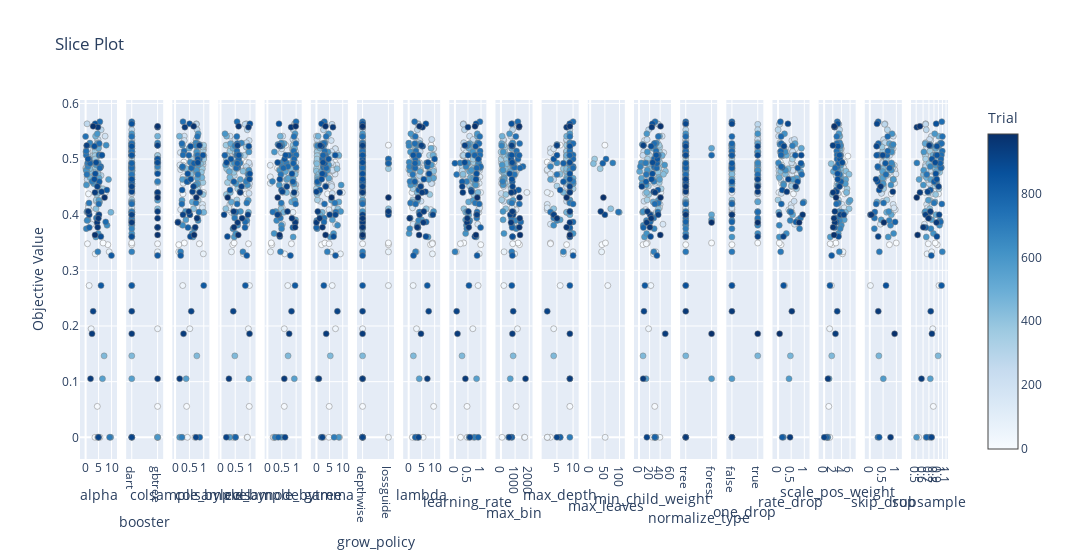

Notebook code for this chart:
### Code cell
optuna.visualization.plot_slice(study)

### Figure 1 — Plotly figure (JSON) as saved in the notebook; plotly's stock layout.template omitted (floating-point values rounded to 4 significant figures; data arrays with more than 128 entries replaced by an {"elided": "..."} marker saying what was removed)
{"data": [{"marker": {"color": {"elided": "171 int values"}, "colorbar": {"title": {"text": "Trial"}, "x": 1, "xpad": 40}, "colorscale": [[0, "rgb(247,251,255)"], [0.125, "rgb(222,235,247)"], [0.25, "rgb(198,219,239)"], [0.375, "rgb(158,202,225)"], [0.5, "rgb(107,174,214)"], [0.625, "rgb(66,146,198)"], [0.75, "rgb(33,113,181)"], [0.875, "rgb(8,81,156)"], [1, "rgb(8,48,107)"]], "line": {"color": "Grey", "width": 0.5}, "showscale": true}, "mode": "markers", "showlegend": false, "type": "scatter", "x": {"elided": "171 float values"}, "xaxis": "x", "y": {"elided": "171 float values"}, "yaxis": "y"}, {"marker": {"color": {"elided": "171 int values"}, "colorbar": {"title": {"text": "Trial"}, "x": 1, "xpad": 40}, "colorscale": [[0, "rgb(247,251,255)"], [0.125, "rgb(222,235,247)"], [0.25, "rgb(198,219,239)"], [0.375, "rgb(158,202,225)"], [0.5, "rgb(107,174,214)"], [0.625, "rgb(66,146,198)"], [0.75, "rgb(33,113,181)"], [0.875, "rgb(8,81,156)"], [1, "rgb(8,48,107)"]], "line": {"color": "Grey", "width": 0.5}, "showscale": false}, "mode": "markers", "showlegend": false, "type": "scatter", "x": {"elided": "171 str values"}, "xaxis": "x2", "y": {"elided": "171 float values"}, "yaxis": "y2"}, {"marker": {"color": {"elided": "171 int values"}, "colorbar": {"title": {"text": "Trial"}, "x": 1, "xpad": 40}, "colorscale": [[0, "rgb(247,251,255)"], [0.125, "rgb(222,235,247)"], [0.25, "rgb(198,219,239)"], [0.375, "rgb(158,202,225)"], [0.5, "rgb(107,174,214)"], [0.625, "rgb(66,146,198)"], [0.75, "rgb(33,113,181)"], [0.875, "rgb(8,81,156)"], [1, "rgb(8,48,107)"]], "line": {"color": "Grey", "width": 0.5}, "showscale": false}, "mode": "markers", "showlegend": false, "type": "scatter", "x": {"elided": "171 float values"}, "xaxis": "x3", "y": {"elided": "171 float values"}, "yaxis": "y3"}, {"marker": {"color": {"elided": "171 int values"}, "colorbar": {"title": {"text": "Trial"}, "x": 1, "xpad": 40}, "colorscale": [[0, "rgb(247,251,255)"], [0.125, "rgb(222,235,247)"], [0.25, "rgb(198,219,239)"], [0.375, "rgb(158,202,225)"], [0.5, "rgb(107,174,214)"], [0.625, "rgb(66,146,198)"], [0.75, "rgb(33,113,181)"], [0.875, "rgb(8,81,156)"], [1, "rgb(8,48,107)"]], "line": {"color": "Grey", "width": 0.5}, "showscale": false}, "mode": "markers", "showlegend": false, "type": "scatter", "x": {"elided": "171 float values"}, "xaxis": "x4", "y": {"elided": "171 float values"}, "yaxis": "y4"}, {"marker": {"color": {"elided": "171 int values"}, "colorbar": {"title": {"text": "Trial"}, "x": 1, "xpad": 40}, "colorscale": [[0, "rgb(247,251,255)"], [0.125, "rgb(222,235,247)"], [0.25, "rgb(198,219,239)"], [0.375, "rgb(158,202,225)"], [0.5, "rgb(107,174,214)"], [0.625, "rgb(66,146,198)"], [0.75, "rgb(33,113,181)"], [0.875, "rgb(8,81,156)"], [1, "rgb(8,48,107)"]], "line": {"color": "Grey", "width": 0.5}, "showscale": false}, "mode": "markers", "showlegend": false, "type": "scatter", "x": {"elided": "171 float values"}, "xaxis": "x5", "y": {"elided": "171 float values"}, "yaxis": "y5"}, {"marker": {"color": {"elided": "171 int values"}, "colorbar": {"title": {"text": "Trial"}, "x": 1, "xpad": 40}, "colorscale": [[0, "rgb(247,251,255)"], [0.125, "rgb(222,235,247)"], [0.25, "rgb(198,219,239)"], [0.375, "rgb(158,202,225)"], [0.5, "rgb(107,174,214)"], [0.625, "rgb(66,146,198)"], [0.75, "rgb(33,113,181)"], [0.875, "rgb(8,81,156)"], [1, "rgb(8,48,107)"]], "line": {"color": "Grey", "width": 0.5}, "showscale": false}, "mode": "markers", "showlegend": false, "type": "scatter", "x": {"elided": "171 float values"}, "xaxis": "x6", "y": {"elided": "171 float values"}, "yaxis": "y6"}, {"marker": {"color": {"elided": "171 int values"}, "colorbar": {"title": {"text": "Trial"}, "x": 1, "xpad": 40}, "colorscale": [[0, "rgb(247,251,255)"], [0.125, "rgb(222,235,247)"], [0.25, "rgb(198,219,239)"], [0.375, "rgb(158,202,225)"], [0.5, "rgb(107,174,214)"], [0.625, "rgb(66,146,198)"], [0.75, "rgb(33,113,181)"], [0.875, "rgb(8,81,156)"], [1, "rgb(8,48,107)"]], "line": {"color": "Grey", "width": 0.5}, "showscale": false}, "mode": "markers", "showlegend": false, "type": "scatter", "x": {"elided": "171 str values"}, "xaxis": "x7", "y": {"elided": "171 float values"}, "yaxis": "y7"}, {"marker": {"color": {"elided": "171 int values"}, "colorbar": {"title": {"text": "Trial"}, "x": 1, "xpad": 40}, "colorscale": [[0, "rgb(247,251,255)"], [0.125, "rgb(222,235,247)"], [0.25, "rgb(198,219,239)"], [0.375, "rgb(158,202,225)"], [0.5, "rgb(107,174,214)"], [0.625, "rgb(66,146,198)"], [0.75, "rgb(33,113,181)"], [0.875, "rgb(8,81,156)"], [1, "rgb(8,48,107)"]], "line": {"color": "Grey", "width": 0.5}, "showscale": false}, "mode": "markers", "showlegend": false, "type": "scatter", "x": {"elided": "171 float values"}, "xaxis": "x8", "y": {"elided": "171 float values"}, "yaxis": "y8"}, {"marker": {"color": {"elided": "171 int values"}, "colorbar": {"title": {"text": "Trial"}, "x": 1, "xpad": 40}, "colorscale": [[0, "rgb(247,251,255)"], [0.125, "rgb(222,235,247)"], [0.25, "rgb(198,219,239)"], [0.375, "rgb(158,202,225)"], [0.5, "rgb(107,174,214)"], [0.625, "rgb(66,146,198)"], [0.75, "rgb(33,113,181)"], [0.875, "rgb(8,81,156)"], [1, "rgb(8,48,107)"]], "line": {"color": "Grey", "width": 0.5}, "showscale": false}, "mode": "markers", "showlegend": false, "type": "scatter", "x": {"elided": "171 float values"}, "xaxis": "x9", "y": {"elided": "171 float values"}, "yaxis": "y9"}, {"marker": {"color": {"elided": "171 int values"}, "colorbar": {"title": {"text": "Trial"}, "x": 1, "xpad": 40}, "colorscale": [[0, "rgb(247,251,255)"], [0.125, "rgb(222,235,247)"], [0.25, "rgb(198,219,239)"], [0.375, "rgb(158,202,225)"], [0.5, "rgb(107,174,214)"], [0.625, "rgb(66,146,198)"], [0.75, "rgb(33,113,181)"], [0.875, "rgb(8,81,156)"], [1, "rgb(8,48,107)"]], "line": {"color": "Grey", "width": 0.5}, "showscale": false}, "mode": "markers", "showlegend": false, "type": "scatter", "x": {"elided": "171 int values"}, "xaxis": "x10", "y": {"elided": "171 float values"}, "yaxis": "y10"}, {"marker": {"color": {"elided": "171 int values"}, "colorbar": {"title": {"text": "Trial"}, "x": 1, "xpad": 40}, "colorscale": [[0, "rgb(247,251,255)"], [0.125, "rgb(222,235,247)"], [0.25, "rgb(198,219,239)"], [0.375, "rgb(158,202,225)"], [0.5, "rgb(107,174,214)"], [0.625, "rgb(66,146,198)"], [0.75, "rgb(33,113,181)"], [0.875, "rgb(8,81,156)"], [1, "rgb(8,48,107)"]], "line": {"color": "Grey", "width": 0.5}, "showscale": false}, "mode": "markers", "showlegend": false, "type": "scatter", "x": {"elided": "171 int values"}, "xaxis": "x11", "y": {"elided": "171 float values"}, "yaxis": "y11"}, {"marker": {"color": [1, 2, 7, 37, 38, 73, 370, 376, 409, 433, 473, 700, 733, 769, 803, 905, 940, 986], "colorbar": {"title": {"text": "Trial"}, "x": 1, "xpad": 40}, "colorscale": [[0, "rgb(247,251,255)"], [0.125, "rgb(222,235,247)"], [0.25, "rgb(198,219,239)"], [0.375, "rgb(158,202,225)"], [0.5, "rgb(107,174,214)"], [0.625, "rgb(66,146,198)"], [0.75, "rgb(33,113,181)"], [0.875, "rgb(8,81,156)"], [1, "rgb(8,48,107)"]], "line": {"color": "Grey", "width": 0.5}, "showscale": false}, "mode": "markers", "showlegend": false, "type": "scatter", "x": [40, 52, 50, 60, 51, 39, 15, 34, 70, 11, 99, 77, 96, 54, 43, 50, 36, 45], "xaxis": "x12", "y": [0.3462, 0.3492, 0.525, 0.2727, 0, 0.3333, 0.5, 0.4828, 0.4107, 0.4918, 0.4043, 0.4932, 0.4048, 0.5, 0.4923, 0.4, 0.4058, 0.4308], "yaxis": "y12"}, {"marker": {"color": {"elided": "171 int values"}, "colorbar": {"title": {"text": "Trial"}, "x": 1, "xpad": 40}, "colorscale": [[0, "rgb(247,251,255)"], [0.125, "rgb(222,235,247)"], [0.25, "rgb(198,219,239)"], [0.375, "rgb(158,202,225)"], [0.5, "rgb(107,174,214)"], [0.625, "rgb(66,146,198)"], [0.75, "rgb(33,113,181)"], [0.875, "rgb(8,81,156)"], [1, "rgb(8,48,107)"]], "line": {"color": "Grey", "width": 0.5}, "showscale": false}, "mode": "markers", "showlegend": false, "type": "scatter", "x": {"elided": "171 float values"}, "xaxis": "x13", "y": {"elided": "171 float values"}, "yaxis": "y13"}, {"marker": {"color": [0, 1, 2, 10, 26, 33, 37, 80, 102, 105, 111, 112, 130, 131, 138, 145, 151, 154, 156, 159, 163, 164, 181, 183, 190, 198, 203, 205, 206, 207, 208, 211, 213, 214, 218, 221, 223, 229, 232, 238, 258, 264, 265, 266, 267, 273, 279, 281, 301, 333, 337, 340, 343, 349, 358, 359, 362, 424, 427, 432, 445, 473, 477, 491, 506, 507, 523, 527, 533, 545, 547, 555, 563, 567, 582, 585, 595, 600, 603, 604, 607, 613, 614, 633, 636, 638, 640, 652, 670, 672, 684, 693, 708, 718, 728, 733, 738, 739, 743, 750, 751, 752, 756, 757, 763, 767, 776, 793, 795, 803, 818, 829, 831, 853, 863, 867, 868, 878, 905, 906, 911, 915, 916, 919, 946, 947], "colorbar": {"title": {"text": "Trial"}, "x": 1, "xpad": 40}, "colorscale": [[0, "rgb(247,251,255)"], [0.125, "rgb(222,235,247)"], [0.25, "rgb(198,219,239)"], [0.375, "rgb(158,202,225)"], [0.5, "rgb(107,174,214)"], [0.625, "rgb(66,146,198)"], [0.75, "rgb(33,113,181)"], [0.875, "rgb(8,81,156)"], [1, "rgb(8,48,107)"]], "line": {"color": "Grey", "width": 0.5}, "showscale": false}, "mode": "markers", "showlegend": false, "type": "scatter", "x": ["tree", "tree", "forest", "tree", "tree", "tree", "tree", "tree", "tree", "tree", "tree", "tree", "tree", "tree", "tree", "tree", "tree", "tree", "tree", "tree", "tree", "tree", "tree", "tree", "tree", "tree", "tree", "tree", "tree", "tree", "tree", "tree", "tree", "tree", "tree", "tree", "tree", "tree", "tree", "tree", "tree", "tree", "tree", "tree", "tree", "tree", "tree", "tree", "tree", "tree", "tree", "tree", "tree", "tree", "tree", "tree", "tree", "tree", "tree", "tree", "tree", "tree", "tree", "tree", "forest", "forest", "tree", "tree", "tree", "tree", "tree", "forest", "tree", "forest", "tree", "tree", "tree", "tree", "tree", "tree", "tree", "tree", "tree", "tree", "tree", "tree", "tree", "tree", "tree", "tree", "tree", "tree", "tree", "tree", "tree", "tree", "tree", "forest", "tree", "tree", "tree", "tree", "tree", "tree", "tree", "tree", "tree", "tree", "tree", "tree", "tree", "tree", "tree", "tree", "tree", "tree", "tree", "tree", "tree", "tree", "tree", "tree", "tree", "tree", "forest", "forest"], "xaxis": "x14", "y": [0.5053, 0.3462, 0.3492, 0.4946, 0.4835, 0.4375, 0.2727, 0.44, 0.4043, 0.4681, 0.4565, 0.4889, 0.4091, 0.4792, 0.481, 0.4731, 0.5185, 0.5116, 0.4894, 0.383, 0.4186, 0.4124, 0.4819, 0.5185, 0.4898, 0.5412, 0.4842, 0.4935, 0.4533, 0.4545, 0.5333, 0.4789, 0.4507, 0.48, 0.4384, 0.5135, 0.4242, 0.4561, 0.5352, 0.5067, 0.4634, 0.5634, 0.5625, 0.4848, 0.5294, 0.4865, 0.4789, 0.5526, 0.4706, 0.4516, 0.5, 0.5128, 0.4267, 0.4466, 0.5143, 0.5217, 0.506, 0.4783, 0.4727, 0.4828, 0.1463, 0.4043, 0.4667, 0.5067, 0.5195, 0.4, 0.4231, 0.5278, 0.4776, 0.4632, 0.4658, 0.1053, 0.4634, 0.3908, 0.4557, 0.36, 0.5455, 0.4894, 0.5128, 0.48, 0.4533, 0.3662, 0.4058, 0.525, 0.4932, 0.381, 0.5263, 0.3896, 0.5238, 0.375, 0.3333, 0, 0.3939, 0.4211, 0.4722, 0.4048, 0.5405, 0.507, 0.5143, 0.5672, 0.5278, 0.5075, 0.4194, 0.4848, 0.4865, 0.3871, 0.4839, 0, 0.5067, 0.4923, 0.4595, 0.4444, 0.2727, 0.507, 0.5634, 0.5231, 0.4638, 0.3607, 0.4, 0.4412, 0, 0.4507, 0.2264, 0.4, 0.186, 0.386], "yaxis": "y14"}, {"marker": {"color": [0, 1, 2, 10, 26, 33, 37, 80, 102, 105, 111, 112, 130, 131, 138, 145, 151, 154, 156, 159, 163, 164, 181, 183, 190, 198, 203, 205, 206, 207, 208, 211, 213, 214, 218, 221, 223, 229, 232, 238, 258, 264, 265, 266, 267, 273, 279, 281, 301, 333, 337, 340, 343, 349, 358, 359, 362, 424, 427, 432, 445, 473, 477, 491, 506, 507, 523, 527, 533, 545, 547, 555, 563, 567, 582, 585, 595, 600, 603, 604, 607, 613, 614, 633, 636, 638, 640, 652, 670, 672, 684, 693, 708, 718, 728, 733, 738, 739, 743, 750, 751, 752, 756, 757, 763, 767, 776, 793, 795, 803, 818, 829, 831, 853, 863, 867, 868, 878, 905, 906, 911, 915, 916, 919, 946, 947], "colorbar": {"title": {"text": "Trial"}, "x": 1, "xpad": 40}, "colorscale": [[0, "rgb(247,251,255)"], [0.125, "rgb(222,235,247)"], [0.25, "rgb(198,219,239)"], [0.375, "rgb(158,202,225)"], [0.5, "rgb(107,174,214)"], [0.625, "rgb(66,146,198)"], [0.75, "rgb(33,113,181)"], [0.875, "rgb(8,81,156)"], [1, "rgb(8,48,107)"]], "line": {"color": "Grey", "width": 0.5}, "showscale": false}, "mode": "markers", "showlegend": false, "type": "scatter", "x": [false, false, true, true, true, true, false, false, false, false, false, false, false, false, true, false, true, true, true, true, false, false, false, false, false, true, true, true, true, true, true, true, true, true, true, true, true, true, true, true, false, false, true, true, true, true, true, true, true, false, false, false, false, false, false, false, false, false, false, false, true, true, true, false, false, false, true, true, true, true, true, false, false, true, false, false, true, true, true, true, true, true, true, false, true, true, false, false, false, false, false, false, true, false, true, true, false, false, false, false, false, false, false, false, false, false, false, false, false, false, false, false, false, true, false, true, true, true, false, true, false, true, false, false, true, true], "xaxis": "x15", "y": [0.5053, 0.3462, 0.3492, 0.4946, 0.4835, 0.4375, 0.2727, 0.44, 0.4043, 0.4681, 0.4565, 0.4889, 0.4091, 0.4792, 0.481, 0.4731, 0.5185, 0.5116, 0.4894, 0.383, 0.4186, 0.4124, 0.4819, 0.5185, 0.4898, 0.5412, 0.4842, 0.4935, 0.4533, 0.4545, 0.5333, 0.4789, 0.4507, 0.48, 0.4384, 0.5135, 0.4242, 0.4561, 0.5352, 0.5067, 0.4634, 0.5634, 0.5625, 0.4848, 0.5294, 0.4865, 0.4789, 0.5526, 0.4706, 0.4516, 0.5, 0.5128, 0.4267, 0.4466, 0.5143, 0.5217, 0.506, 0.4783, 0.4727, 0.4828, 0.1463, 0.4043, 0.4667, 0.5067, 0.5195, 0.4, 0.4231, 0.5278, 0.4776, 0.4632, 0.4658, 0.1053, 0.4634, 0.3908, 0.4557, 0.36, 0.5455, 0.4894, 0.5128, 0.48, 0.4533, 0.3662, 0.4058, 0.525, 0.4932, 0.381, 0.5263, 0.3896, 0.5238, 0.375, 0.3333, 0, 0.3939, 0.4211, 0.4722, 0.4048, 0.5405, 0.507, 0.5143, 0.5672, 0.5278, 0.5075, 0.4194, 0.4848, 0.4865, 0.3871, 0.4839, 0, 0.5067, 0.4923, 0.4595, 0.4444, 0.2727, 0.507, 0.5634, 0.5231, 0.4638, 0.3607, 0.4, 0.4412, 0, 0.4507, 0.2264, 0.4, 0.186, 0.386], "yaxis": "y15"}, {"marker": {"color": [0, 1, 2, 10, 26, 33, 37, 80, 102, 105, 111, 112, 130, 131, 138, 145, 151, 154, 156, 159, 163, 164, 181, 183, 190, 198, 203, 205, 206, 207, 208, 211, 213, 214, 218, 221, 223, 229, 232, 238, 258, 264, 265, 266, 267, 273, 279, 281, 301, 333, 337, 340, 343, 349, 358, 359, 362, 424, 427, 432, 445, 473, 477, 491, 506, 507, 523, 527, 533, 545, 547, 555, 563, 567, 582, 585, 595, 600, 603, 604, 607, 613, 614, 633, 636, 638, 640, 652, 670, 672, 684, 693, 708, 718, 728, 733, 738, 739, 743, 750, 751, 752, 756, 757, 763, 767, 776, 793, 795, 803, 818, 829, 831, 853, 863, 867, 868, 878, 905, 906, 911, 915, 916, 919, 946, 947], "colorbar": {"title": {"text": "Trial"}, "x": 1, "xpad": 40}, "colorscale": [[0, "rgb(247,251,255)"], [0.125, "rgb(222,235,247)"], [0.25, "rgb(198,219,239)"], [0.375, "rgb(158,202,225)"], [0.5, "rgb(107,174,214)"], [0.625, "rgb(66,146,198)"], [0.75, "rgb(33,113,181)"], [0.875, "rgb(8,81,156)"], [1, "rgb(8,48,107)"]], "line": {"color": "Grey", "width": 0.5}, "showscale": false}, "mode": "markers", "showlegend": false, "type": "scatter", "x": [0.1305, 0.1126, 0.0456, 0.08649, 0.513, 0.5855, 0.2465, 0.03199, 0.5305, 0.5369, 0.1361, 0.1495, 0.4104, 0.4948, 0.6343, 0.5267, 0.6659, 0.5504, 0.5843, 0.6283, 0.5027, 0.5002, 0.5324, 0.5037, 0.5744, 0.02222, 0.5238, 0.519, 0.5555, 0.5266, 0.5247, 0.5512, 0.5177, 0.5629, 0.1245, 0.5557, 0.6108, 0.5877, 0.6261, 0.5748, 0.09621, 0.06719, 0.05416, 0.03853, 0.06677, 0.02895, 0.03356, 0.001456, 0.03113, 0.5167, 0.5465, 0.07867, 0.0005065, 0.702, 0.2578, 0.2326, 0.1838, 0.1019, 0.2798, 0.3813, 0.4698, 0.02584, 0.04752, 0.323, 0.8881, 0.5541, 0.9842, 0.6476, 0.8575, 0.7466, 0.7083, 0.4177, 0.5668, 0.7617, 0.2094, 0.046, 0.2451, 0.896, 0.2726, 0.2806, 0.2121, 0.3144, 0.4473, 0.1966, 0.0155, 0.04541, 0.07386, 0.4627, 0.5469, 0.8182, 0.09893, 0.2019, 0.8544, 0.9482, 0.8987, 0.492, 0.1172, 0.1227, 0.1078, 0.09059, 0.1242, 0.1137, 0.1255, 0.161, 0.1176, 0.6809, 0.7547, 0.1586, 0.6569, 0.8742, 0.7454, 0.1606, 0.2102, 0.8829, 0.3761, 0.2233, 0.3901, 0.2047, 0.04692, 0.3332, 0.4558, 0.6715, 0.524, 0.9353, 0.05942, 0.8038], "xaxis": "x16", "y": [0.5053, 0.3462, 0.3492, 0.4946, 0.4835, 0.4375, 0.2727, 0.44, 0.4043, 0.4681, 0.4565, 0.4889, 0.4091, 0.4792, 0.481, 0.4731, 0.5185, 0.5116, 0.4894, 0.383, 0.4186, 0.4124, 0.4819, 0.5185, 0.4898, 0.5412, 0.4842, 0.4935, 0.4533, 0.4545, 0.5333, 0.4789, 0.4507, 0.48, 0.4384, 0.5135, 0.4242, 0.4561, 0.5352, 0.5067, 0.4634, 0.5634, 0.5625, 0.4848, 0.5294, 0.4865, 0.4789, 0.5526, 0.4706, 0.4516, 0.5, 0.5128, 0.4267, 0.4466, 0.5143, 0.5217, 0.506, 0.4783, 0.4727, 0.4828, 0.1463, 0.4043, 0.4667, 0.5067, 0.5195, 0.4, 0.4231, 0.5278, 0.4776, 0.4632, 0.4658, 0.1053, 0.4634, 0.3908, 0.4557, 0.36, 0.5455, 0.4894, 0.5128, 0.48, 0.4533, 0.3662, 0.4058, 0.525, 0.4932, 0.381, 0.5263, 0.3896, 0.5238, 0.375, 0.3333, 0, 0.3939, 0.4211, 0.4722, 0.4048, 0.5405, 0.507, 0.5143, 0.5672, 0.5278, 0.5075, 0.4194, 0.4848, 0.4865, 0.3871, 0.4839, 0, 0.5067, 0.4923, 0.4595, 0.4444, 0.2727, 0.507, 0.5634, 0.5231, 0.4638, 0.3607, 0.4, 0.4412, 0, 0.4507, 0.2264, 0.4, 0.186, 0.386], "yaxis": "y16"}, {"marker": {"color": {"elided": "171 int values"}, "colorbar": {"title": {"text": "Trial"}, "x": 1, "xpad": 40}, "colorscale": [[0, "rgb(247,251,255)"], [0.125, "rgb(222,235,247)"], [0.25, "rgb(198,219,239)"], [0.375, "rgb(158,202,225)"], [0.5, "rgb(107,174,214)"], [0.625, "rgb(66,146,198)"], [0.75, "rgb(33,113,181)"], [0.875, "rgb(8,81,156)"], [1, "rgb(8,48,107)"]], "line": {"color": "Grey", "width": 0.5}, "showscale": false}, "mode": "markers", "showlegend": false, "type": "scatter", "x": {"elided": "171 float values"}, "xaxis": "x17", "y": {"elided": "171 float values"}, "yaxis": "y17"}, {"marker": {"color": [0, 1, 2, 10, 26, 33, 37, 80, 102, 105, 111, 112, 130, 131, 138, 145, 151, 154, 156, 159, 163, 164, 181, 183, 190, 198, 203, 205, 206, 207, 208, 211, 213, 214, 218, 221, 223, 229, 232, 238, 258, 264, 265, 266, 267, 273, 279, 281, 301, 333, 337, 340, 343, 349, 358, 359, 362, 424, 427, 432, 445, 473, 477, 491, 506, 507, 523, 527, 533, 545, 547, 555, 563, 567, 582, 585, 595, 600, 603, 604, 607, 613, 614, 633, 636, 638, 640, 652, 670, 672, 684, 693, 708, 718, 728, 733, 738, 739, 743, 750, 751, 752, 756, 757, 763, 767, 776, 793, 795, 803, 818, 829, 831, 853, 863, 867, 868, 878, 905, 906, 911, 915, 916, 919, 946, 947], "colorbar": {"title": {"text": "Trial"}, "x": 1, "xpad": 40}, "colorscale": [[0, "rgb(247,251,255)"], [0.125, "rgb(222,235,247)"], [0.25, "rgb(198,219,239)"], [0.375, "rgb(158,202,225)"], [0.5, "rgb(107,174,214)"], [0.625, "rgb(66,146,198)"], [0.75, "rgb(33,113,181)"], [0.875, "rgb(8,81,156)"], [1, "rgb(8,48,107)"]], "line": {"color": "Grey", "width": 0.5}, "showscale": false}, "mode": "markers", "showlegend": false, "type": "scatter", "x": [0.4187, 0.7397, 0.9945, 0.4716, 0.4346, 0.8096, 0.02239, 0.4495, 0.8608, 0.8737, 0.9335, 0.9241, 0.9579, 0.9435, 0.9404, 0.9816, 0.8792, 0.8403, 0.7909, 0.4005, 0.8784, 0.909, 0.823, 0.8018, 0.8038, 0.8836, 0.8601, 0.4928, 0.4928, 0.5002, 0.534, 0.5041, 0.5213, 0.5002, 0.4395, 0.5073, 0.505, 0.3469, 0.5209, 0.7464, 0.5171, 0.5705, 0.5583, 0.5385, 0.5666, 0.5928, 0.53, 0.6615, 0.6349, 0.387, 0.6208, 0.654, 0.6405, 0.5146, 0.4875, 0.4594, 0.4766, 0.6175, 0.5152, 0.4969, 0.3406, 0.6308, 0.4335, 0.5005, 0.8079, 0.8082, 0.27, 0.7385, 0.4785, 0.8733, 0.4939, 0.5085, 0.889, 0.4286, 0.5035, 0.6932, 0.837, 0.8459, 0.8199, 0.8107, 0.7944, 0.8965, 0.7152, 0.8334, 0.8142, 0.78, 0.879, 0.7298, 0.2691, 0.1706, 0.3589, 0.305, 0.1752, 0.5179, 0.6082, 0.1888, 0.6742, 0.6459, 0.6778, 0.3155, 0.3232, 0.3118, 0.2411, 0.3126, 0.2987, 0.953, 0.7433, 0.3527, 0.2582, 0.5875, 0.296, 0.3531, 0.6097, 0.4861, 0.2708, 0.2577, 0.2349, 0.3164, 0.02332, 0.8664, 0.7811, 0.4097, 0.3187, 0.05991, 0.9336, 0.5292], "xaxis": "x18", "y": [0.5053, 0.3462, 0.3492, 0.4946, 0.4835, 0.4375, 0.2727, 0.44, 0.4043, 0.4681, 0.4565, 0.4889, 0.4091, 0.4792, 0.481, 0.4731, 0.5185, 0.5116, 0.4894, 0.383, 0.4186, 0.4124, 0.4819, 0.5185, 0.4898, 0.5412, 0.4842, 0.4935, 0.4533, 0.4545, 0.5333, 0.4789, 0.4507, 0.48, 0.4384, 0.5135, 0.4242, 0.4561, 0.5352, 0.5067, 0.4634, 0.5634, 0.5625, 0.4848, 0.5294, 0.4865, 0.4789, 0.5526, 0.4706, 0.4516, 0.5, 0.5128, 0.4267, 0.4466, 0.5143, 0.5217, 0.506, 0.4783, 0.4727, 0.4828, 0.1463, 0.4043, 0.4667, 0.5067, 0.5195, 0.4, 0.4231, 0.5278, 0.4776, 0.4632, 0.4658, 0.1053, 0.4634, 0.3908, 0.4557, 0.36, 0.5455, 0.4894, 0.5128, 0.48, 0.4533, 0.3662, 0.4058, 0.525, 0.4932, 0.381, 0.5263, 0.3896, 0.5238, 0.375, 0.3333, 0, 0.3939, 0.4211, 0.4722, 0.4048, 0.5405, 0.507, 0.5143, 0.5672, 0.5278, 0.5075, 0.4194, 0.4848, 0.4865, 0.3871, 0.4839, 0, 0.5067, 0.4923, 0.4595, 0.4444, 0.2727, 0.507, 0.5634, 0.5231, 0.4638, 0.3607, 0.4, 0.4412, 0, 0.4507, 0.2264, 0.4, 0.186, 0.386], "yaxis": "y18"}, {"marker": {"color": {"elided": "171 int values"}, "colorbar": {"title": {"text": "Trial"}, "x": 1, "xpad": 40}, "colorscale": [[0, "rgb(247,251,255)"], [0.125, "rgb(222,235,247)"], [0.25, "rgb(198,219,239)"], [0.375, "rgb(158,202,225)"], [0.5, "rgb(107,174,214)"], [0.625, "rgb(66,146,198)"], [0.75, "rgb(33,113,181)"], [0.875, "rgb(8,81,156)"], [1, "rgb(8,48,107)"]], "line": {"color": "Grey", "width": 0.5}, "showscale": false}, "mode": "markers", "showlegend": false, "type": "scatter", "x": {"elided": "171 float values"}, "xaxis": "x19", "y": {"elided": "171 float values"}, "yaxis": "y19"}], "layout": {"title": {"text": "Slice Plot"}, "width": 5700, "xaxis": {"anchor": "y", "domain": [0, 0.04266], "title": {"text": "alpha"}}, "xaxis10": {"anchor": "y10", "domain": [0.4787, 0.5213], "title": {"text": "max_bin"}}, "xaxis11": {"anchor": "y11", "domain": [0.5319, 0.5745], "title": {"text": "max_depth"}}, "xaxis12": {"anchor": "y12", "domain": [0.585, 0.6277], "title": {"text": "max_leaves"}}, "xaxis13": {"anchor": "y13", "domain": [0.6382, 0.6809], "title": {"text": "min_child_weight"}}, "xaxis14": {"anchor": "y14", "domain": [0.6914, 0.7341], "title": {"text": "normalize_type"}}, "xaxis15": {"anchor": "y15", "domain": [0.7446, 0.7873], "title": {"text": "one_drop"}}, "xaxis16": {"anchor": "y16", "domain": [0.7978, 0.8404], "title": {"text": "rate_drop"}}, "xaxis17": {"anchor": "y17", "domain": [0.851, 0.8936], "title": {"text": "scale_pos_weight"}}, "xaxis18": {"anchor": "y18", "domain": [0.9042, 0.9468], "title": {"text": "skip_drop"}}, "xaxis19": {"anchor": "y19", "domain": [0.9573, 1], "title": {"text": "subsample"}, "type": "log"}, "xaxis2": {"anchor": "y2", "domain": [0.05319, 0.09584], "title": {"text": "booster"}}, "xaxis3": {"anchor": "y3", "domain": [0.1064, 0.149], "title": {"text": "colsample_bylevel"}}, "xaxis4": {"anchor": "y4", "domain": [0.1596, 0.2022], "title": {"text": "colsample_bynode"}}, "xaxis5": {"anchor": "y5", "domain": [0.2127, 0.2554], "title": {"text": "colsample_bytree"}}, "xaxis6": {"anchor": "y6", "domain": [0.2659, 0.3086], "title": {"text": "gamma"}}, "xaxis7": {"anchor": "y7", "domain": [0.3191, 0.3618], "title": {"text": "grow_policy"}}, "xaxis8": {"anchor": "y8", "domain": [0.3723, 0.415], "title": {"text": "lambda"}}, "xaxis9": {"anchor": "y9", "domain": [0.4255, 0.4681], "title": {"text": "learning_rate"}}, "yaxis": {"anchor": "x", "domain": [0, 1], "title": {"text": "Objective Value"}}, "yaxis10": {"anchor": "x10", "domain": [0, 1], "matches": "y", "showticklabels": false}, "yaxis11": {"anchor": "x11", "domain": [0, 1], "matches": "y", "showticklabels": false}, "yaxis12": {"anchor": "x12", "domain": [0, 1], "matches": "y", "showticklabels": false}, "yaxis13": {"anchor": "x13", "domain": [0, 1], "matches": "y", "showticklabels": false}, "yaxis14": {"anchor": "x14", "domain": [0, 1], "matches": "y", "showticklabels": false}, "yaxis15": {"anchor": "x15", "domain": [0, 1], "matches": "y", "showticklabels": false}, "yaxis16": {"anchor": "x16", "domain": [0, 1], "matches": "y", "showticklabels": false}, "yaxis17": {"anchor": "x17", "domain": [0, 1], "matches": "y", "showticklabels": false}, "yaxis18": {"anchor": "x18", "domain": [0, 1], "matches": "y", "showticklabels": false}, "yaxis19": {"anchor": "x19", "domain": [0, 1], "matches": "y", "showticklabels": false}, "yaxis2": {"anchor": "x2", "domain": [0, 1], "matches": "y", "showticklabels": false}, "yaxis3": {"anchor": "x3", "domain": [0, 1], "matches": "y", "showticklabels": false}, "yaxis4": {"anchor": "x4", "domain": [0, 1], "matches": "y", "showticklabels": false}, "yaxis5": {"anchor": "x5", "domain": [0, 1], "matches": "y", "showticklabels": false}, "yaxis6": {"anchor": "x6", "domain": [0, 1], "matches": "y", "showticklabels": false}, "yaxis7": {"anchor": "x7", "domain": [0, 1], "matches": "y", "showticklabels": false}, "yaxis8": {"anchor": "x8", "domain": [0, 1], "matches": "y", "showticklabels": false}, "yaxis9": {"anchor": "x9", "domain": [0, 1], "matches": "y", "showticklabels": false}}}
